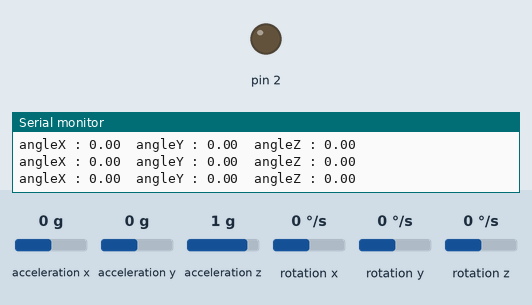
Simulated run of this sketch. Board: Arduino Uno, built with avr-gcc and run on an emulated ATmega328P. On the bench: output pins drawn as LEDs (lit = HIGH), the last lines printed to the serial monitor. The inputs (shaded band) are chosen by the test bench; at power-on: acceleration x 0 g, acceleration y 0 g, acceleration z 1 g, rotation x 0 °/s, rotation y 0 °/s, rotation z 0 °/s.

Above: at 4.2 s.
4.3 s: acceleration x set to -1 g
5.8 s: acceleration x set to -1.3 g
At 6.3 s:
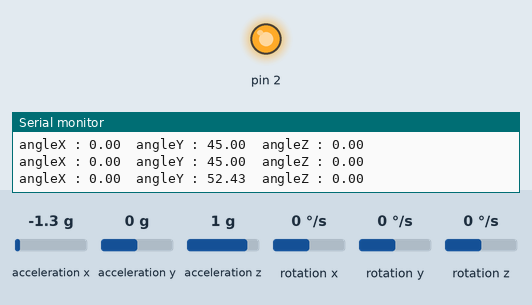
Timing chart, 0 to 8.8 s (numbered marks = the images above; inputs shaded):
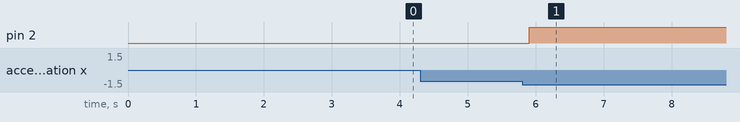

Measured:
- the behaviour switches between -1.1 and -1.2 g on acceleration x (found by bisection; images 0 and 1)
- after the input at 5.8 s, pin 2: LOW → HIGH after 0.11 s

The sketch:

Capstone_WASD.ino
```cpp
#include <MPU6050_tockn.h>
#include <Wire.h>
MPU6050 mpu6050(Wire);
int led = 2;
void setup() {
  pinMode(2, OUTPUT);
  Serial.begin(9600);
  Wire.begin();
  mpu6050.begin();
  mpu6050.calcGyroOffsets(0,0,0);
}
void(*resetFunc)(void) = 0;
void loop() {
  mpu6050.update();
  Serial.print("angleX : ");
  Serial.print(mpu6050.getAngleX());
  Serial.print("\tangleY : ");
  Serial.print(mpu6050.getAngleY());
  Serial.print("\tangleZ : ");
  Serial.println(mpu6050.getAngleZ());
  delay(100);
 if (mpu6050.getAngleX() >= 1000 or mpu6050.getAngleX() <=-1000)
 {
    digitalWrite(2, HIGH);
    delay(30000);

    resetFunc();
  }
 else if (mpu6050.getAngleY() >=50 or mpu6050.getAngleY() <=-50)
 {
    digitalWrite(2, HIGH);
    delay(30000);

    resetFunc();
  }
  else if (mpu6050.getAngleZ() >=50 or mpu6050.getAngleZ() <=-50)
  {
    digitalWrite(2, HIGH);
    delay(30000);

    resetFunc();

  }
  else {
    digitalWrite(2, LOW);
    }
  }
```
